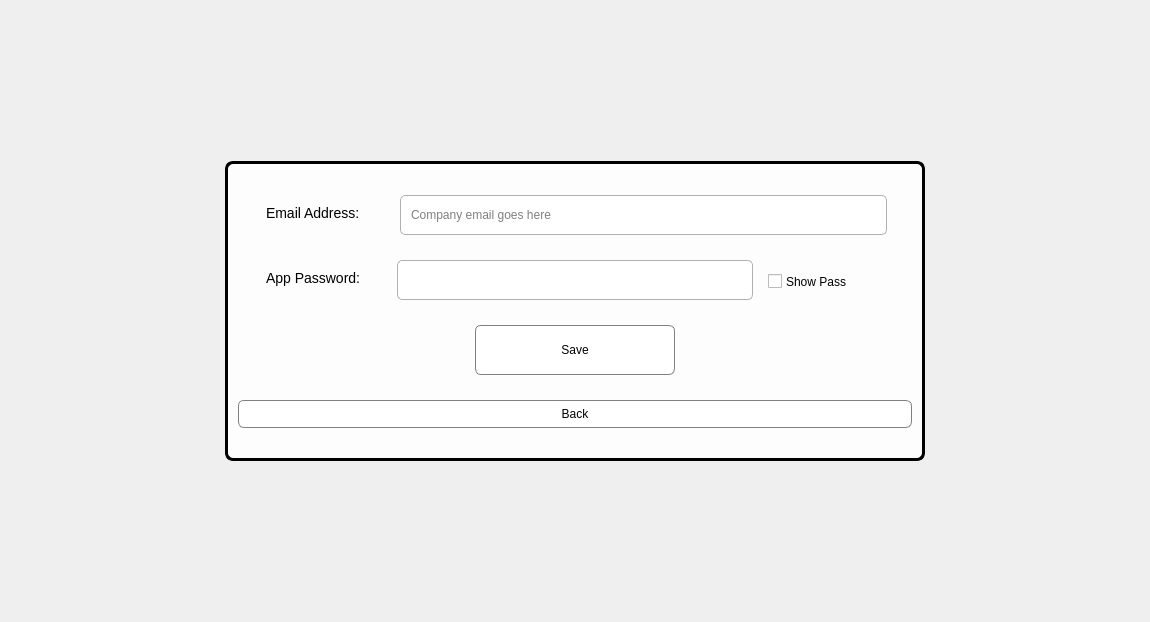
<?xml version="1.0" encoding="UTF-8"?>
<ui version="4.0">
 <class>EmailLoginWidget</class>
 <widget class="QWidget" name="EmailLoginWidget">
  <property name="geometry">
   <rect>
    <x>0</x>
    <y>0</y>
    <width>1150</width>
    <height>622</height>
   </rect>
  </property>
  <property name="minimumSize">
   <size>
    <width>0</width>
    <height>0</height>
   </size>
  </property>
  <property name="maximumSize">
   <size>
    <width>999999</width>
    <height>999999</height>
   </size>
  </property>
  <property name="windowTitle">
   <string>Google Login</string>
  </property>
  <property name="styleSheet">
   <string notr="true"/>
  </property>
  <layout class="QVBoxLayout" name="verticalLayout">
   <item>
    <layout class="QHBoxLayout" name="horizontalLayout_2">
     <item>
      <spacer name="verticalSpacer">
       <property name="orientation">
        <enum>Qt::Vertical</enum>
       </property>
       <property name="sizeType">
        <enum>QSizePolicy::MinimumExpanding</enum>
       </property>
       <property name="sizeHint" stdset="0">
        <size>
         <width>100</width>
         <height>40</height>
        </size>
       </property>
      </spacer>
     </item>
     <item>
      <widget class="QGroupBox" name="mainLayout">
       <property name="minimumSize">
        <size>
         <width>700</width>
         <height>300</height>
        </size>
       </property>
       <property name="maximumSize">
        <size>
         <width>700</width>
         <height>300</height>
        </size>
       </property>
       <property name="styleSheet">
        <string notr="true">/* Outer container */
QWidget#mainLayout {
    border-radius: 8px;        /* slightly smoother corners */
    border: 3px solid #000000; /* black border */
    padding: 15px;             /* space inside the container */
    background-color: #fdfdfd; /* subtle neutral background */
}

/* Labels inside the container */
QLabel {
    font-size: 14px;
    padding-bottom: 4px;
}

/* Line edits */
QLineEdit {
    border-radius: 5px;
    border: 1px solid #b0b0b0;
    padding: 5px 8px;
    min-height: 28px;
}

/* Checkbox */
QCheckBox {
    spacing: 4px;
    padding-top: 4px;
}

/* Buttons */
QPushButton {
    border-radius: 6px;         
    border: 1px solid #808080;
    padding: 6px 12px;   
    max-width: 60em;        
    background-color: #ffffff;  /* subtle neutral background for button */
}

QPushButton:hover {
    border-width: 2px;
    border-color: #606060;
}

QPushButton:pressed {
    border-style: inset;      
}
</string>
       </property>
       <layout class="QVBoxLayout" name="verticalLayout_2">
        <property name="spacing">
         <number>7</number>
        </property>
        <property name="leftMargin">
         <number>10</number>
        </property>
        <property name="topMargin">
         <number>10</number>
        </property>
        <property name="rightMargin">
         <number>10</number>
        </property>
        <property name="bottomMargin">
         <number>10</number>
        </property>
        <item>
         <layout class="QHBoxLayout" name="horizontalLayout_4" stretch="1,4">
          <property name="spacing">
           <number>15</number>
          </property>
          <property name="leftMargin">
           <number>25</number>
          </property>
          <property name="rightMargin">
           <number>25</number>
          </property>
          <item>
           <widget class="QLabel" name="emailLabel">
            <property name="text">
             <string>Email Address:</string>
            </property>
           </widget>
          </item>
          <item>
           <widget class="QLineEdit" name="emailLineEdit">
            <property name="placeholderText">
             <string>Company email goes here</string>
            </property>
           </widget>
          </item>
         </layout>
        </item>
        <item>
         <layout class="QHBoxLayout" name="horizontalLayout" stretch="1,3,1">
          <property name="spacing">
           <number>15</number>
          </property>
          <property name="leftMargin">
           <number>25</number>
          </property>
          <property name="rightMargin">
           <number>25</number>
          </property>
          <property name="bottomMargin">
           <number>0</number>
          </property>
          <item>
           <widget class="QLabel" name="passLabel">
            <property name="text">
             <string>App Password: </string>
            </property>
           </widget>
          </item>
          <item>
           <widget class="QLineEdit" name="appPasswordEdit"/>
          </item>
          <item>
           <widget class="QCheckBox" name="passCheckBox">
            <property name="text">
             <string>Show Pass</string>
            </property>
           </widget>
          </item>
         </layout>
        </item>
        <item>
         <layout class="QHBoxLayout" name="horizontalLayout_3">
          <item>
           <spacer name="horizontalSpacer">
            <property name="orientation">
             <enum>Qt::Horizontal</enum>
            </property>
            <property name="sizeType">
             <enum>QSizePolicy::MinimumExpanding</enum>
            </property>
            <property name="sizeHint" stdset="0">
             <size>
              <width>40</width>
              <height>20</height>
             </size>
            </property>
           </spacer>
          </item>
          <item>
           <widget class="QPushButton" name="saveButton">
            <property name="minimumSize">
             <size>
              <width>200</width>
              <height>0</height>
             </size>
            </property>
            <property name="maximumSize">
             <size>
              <width>986</width>
              <height>50</height>
             </size>
            </property>
            <property name="text">
             <string>Save</string>
            </property>
           </widget>
          </item>
          <item>
           <spacer name="horizontalSpacer_2">
            <property name="orientation">
             <enum>Qt::Horizontal</enum>
            </property>
            <property name="sizeType">
             <enum>QSizePolicy::MinimumExpanding</enum>
            </property>
            <property name="sizeHint" stdset="0">
             <size>
              <width>40</width>
              <height>20</height>
             </size>
            </property>
           </spacer>
          </item>
         </layout>
        </item>
        <item>
         <widget class="QPushButton" name="backButton">
          <property name="styleSheet">
           <string notr="true">
/* Buttons */
QPushButton {
    border-radius: 6px;         
    border: 1px solid #808080;
    padding: 6px 12px;   
    max-width: 60em;        
    background-color: #ffffff;  /* subtle neutral background for button */
}

QPushButton:hover {
    border-width: 2px;
    border-color: #606060;
}

QPushButton:pressed {
    border-style: inset;      
}
</string>
          </property>
          <property name="text">
           <string>Back</string>
          </property>
         </widget>
        </item>
       </layout>
      </widget>
     </item>
     <item>
      <spacer name="verticalSpacer_2">
       <property name="orientation">
        <enum>Qt::Vertical</enum>
       </property>
       <property name="sizeType">
        <enum>QSizePolicy::MinimumExpanding</enum>
       </property>
       <property name="sizeHint" stdset="0">
        <size>
         <width>100</width>
         <height>40</height>
        </size>
       </property>
      </spacer>
     </item>
    </layout>
   </item>
  </layout>
 </widget>
 <resources/>
 <connections/>
</ui>
